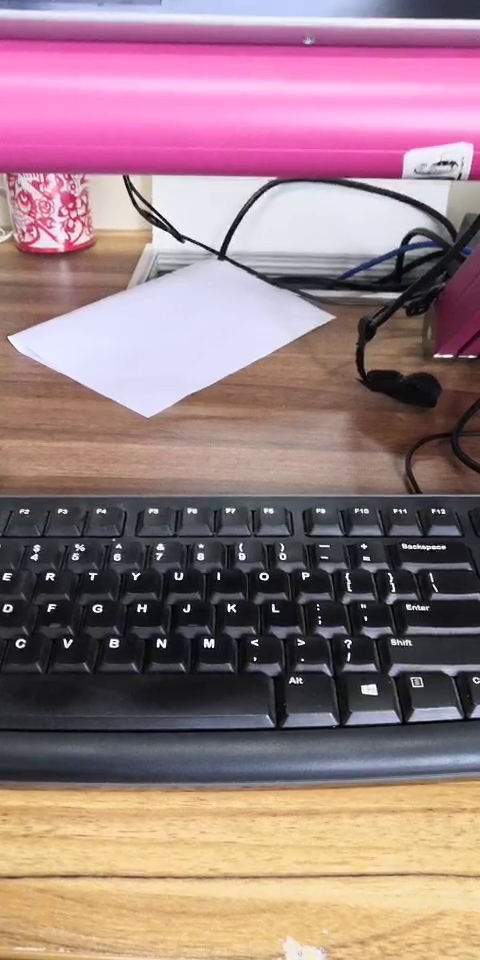
#> input picture frame 9 of my_test/demo2.mp4, 480 x 960 px
$ python '光流dis.py'
#> lines starting #> are read from the running program, lines starting #| are printed output that depends on the picture
import cv2 as cv
import numpy as np
cap = cv.VideoCapture("demo2.mp4")
# https://www.bzarg.com/p/how-a-kalman-filter-works-in-pictures/
ret, frame1 = cap.read()
#> frame1 is the input picture: shape (960, 480, 3); mean B, G, R 129.3, 125.2, 153.9
prvs = cv.cvtColor(frame1,cv.COLOR_BGR2GRAY)
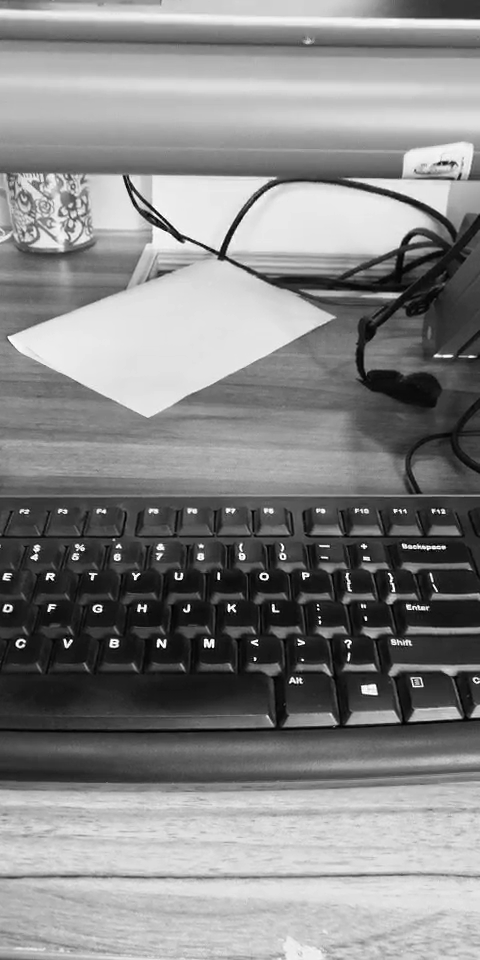
#> prvs: shape (960, 480); min 0, max 255, mean 134.2
hsv = np.zeros_like(frame1)
hsv[...,1] = 255
dis = cv.DISOpticalFlow_create(1)
while(1):
   ret, frame2 = cap.read()
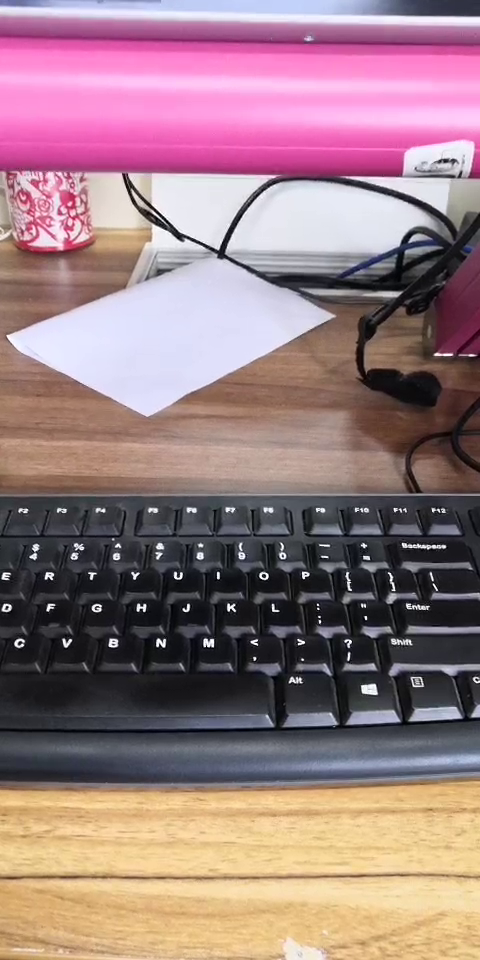
#> input picture frame 10 of my_test/demo2.mp4, 480 x 960 px
#> frame2 is the input picture: shape (960, 480, 3); mean B, G, R 129.3, 125, 153.9
   next = cv.cvtColor(frame2,cv.COLOR_BGR2GRAY)
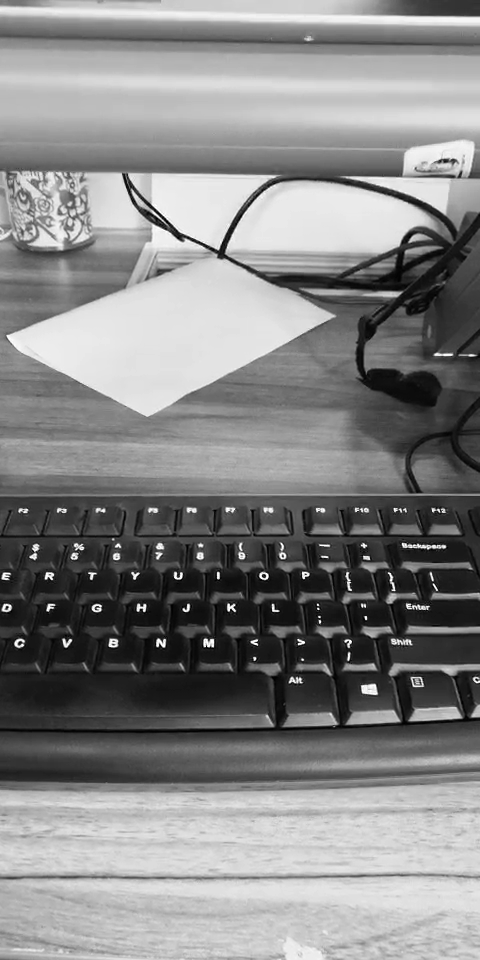
#> next: shape (960, 480); min 0, max 255, mean 134.1
   flow = dis.calc(prvs,next, None,)
   # flow = cv.calcOpticalFlowFarneback(prvs,next, None, 0.5, 3, 15, 3, 5, 1.2, 0)
   mag, ang = cv.cartToPolar(flow[...,0], flow[...,1])
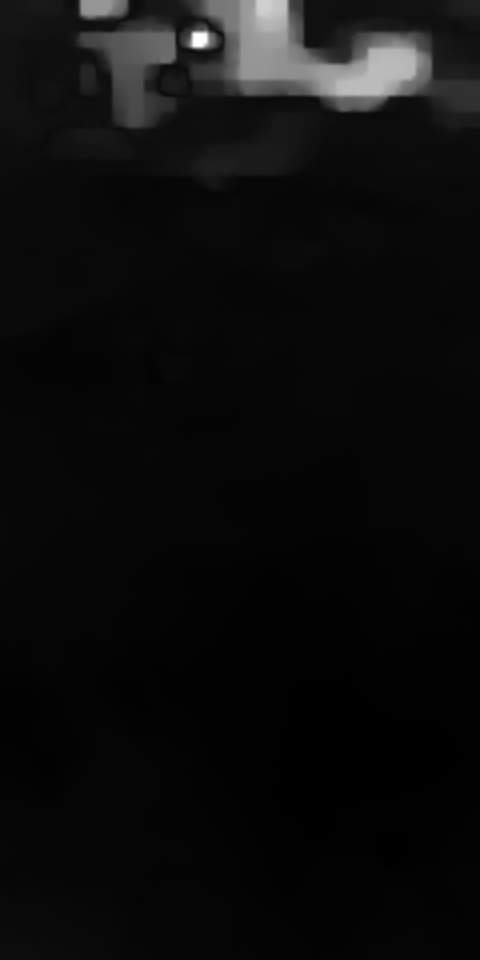
#> mag: shape (960, 480) float32; min 0.000779, max 45.08, mean 2.3; drawn with min black and max white
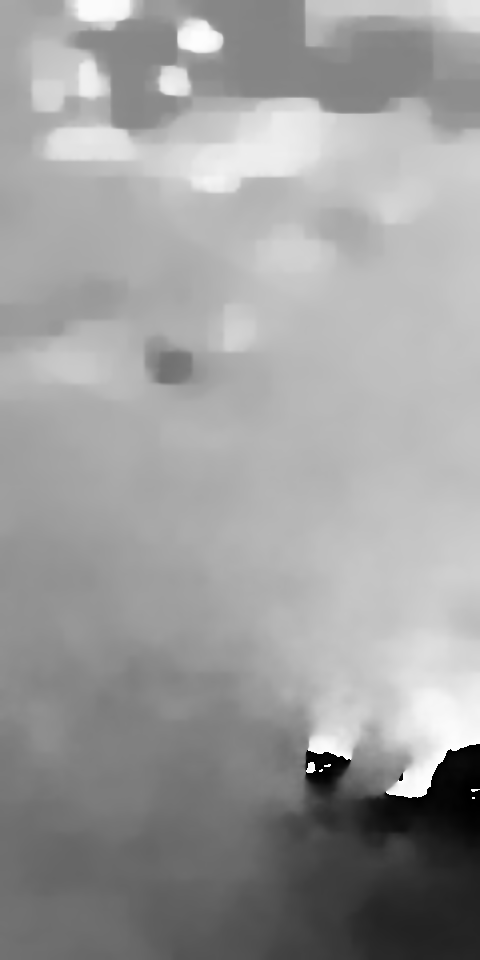
#> ang: shape (960, 480) float32; min 2.24e-05, max 6.28, mean 3.88; drawn with min black and max white
   hsv[...,0] = ang*180/np.pi/2
   hsv[...,2] = cv.normalize(mag,None,0,255,cv.NORM_MINMAX)
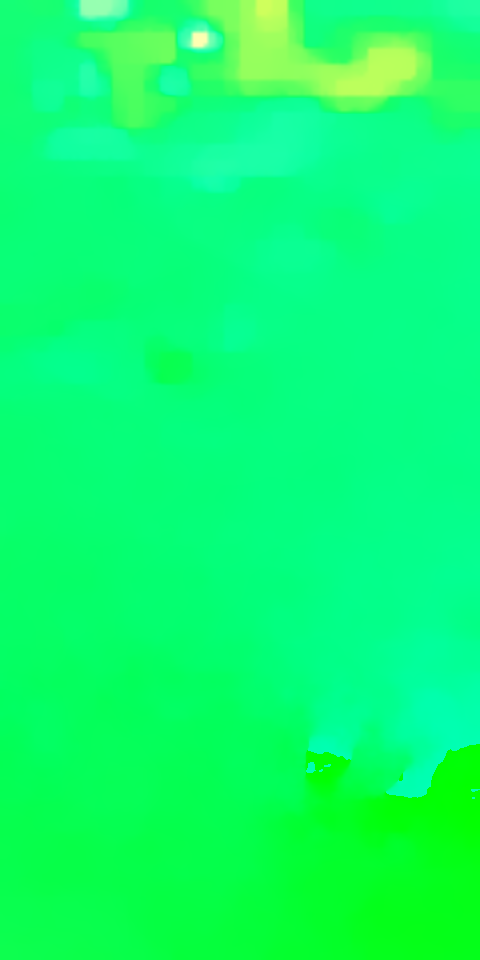
#> hsv: shape (960, 480, 3); mean of channels 0, 1, 2 110.6, 255, 12.5; drawn as B, G, R
   bgr = cv.cvtColor(hsv,cv.COLOR_HSV2BGR)
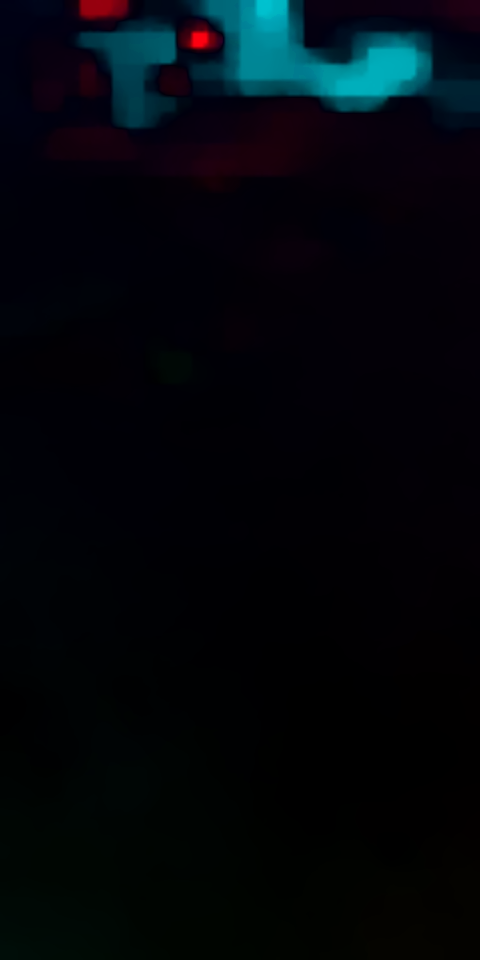
#> bgr: shape (960, 480, 3); mean B, G, R 11.2, 6.3, 2.3
   cv.imshow('result',bgr)
   cv.imshow('input', frame2)
   k = cv.waitKey(30) & 0xff
#> (key Esc is pressed here)
   if k == 27:
       break
   elif k == ord('s'):
       cv.imwrite('opticalfb.png',frame2)
       cv.imwrite('opticalhsv.png',bgr)
   prvs = next
cap.release()
cv.destroyAllWindows()

$ run again, starting later in the video
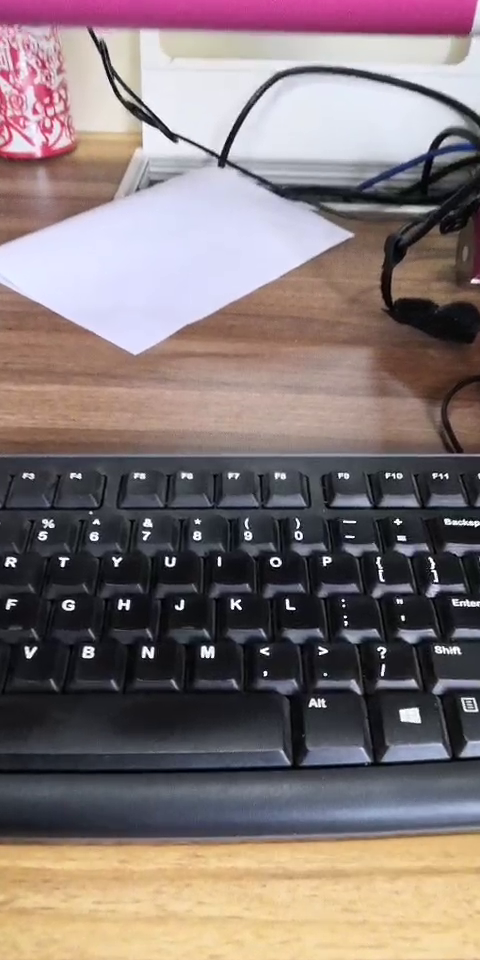
#> input picture frame 43 of my_test/demo2.mp4, 480 x 960 px
#> frame1 is the input picture: shape (960, 480, 3); mean B, G, R 118.3, 118.6, 132.2
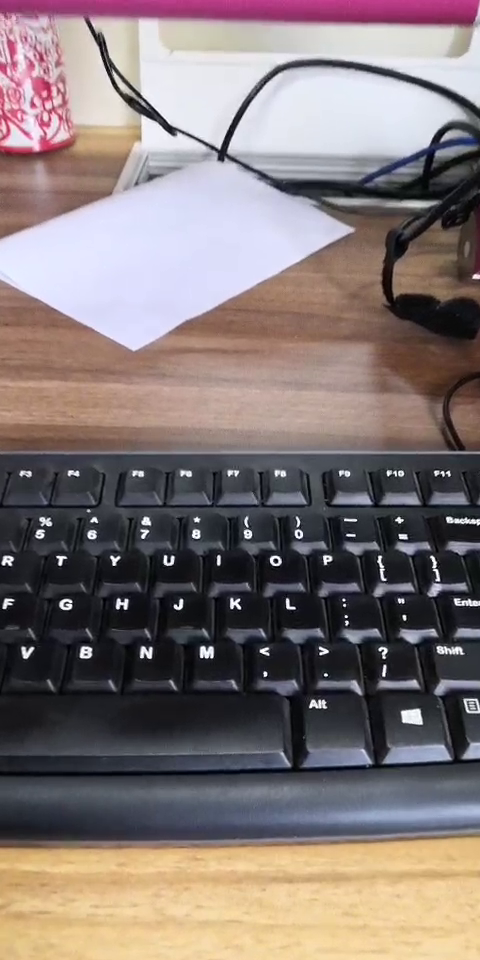
#> input picture frame 44 of my_test/demo2.mp4, 480 x 960 px
#> frame2 is the input picture: shape (960, 480, 3); mean B, G, R 118.3, 119.2, 131.3
#> `bgr = cv.cvtColor(hsv,cv.COLOR_HSV2BGR)`:
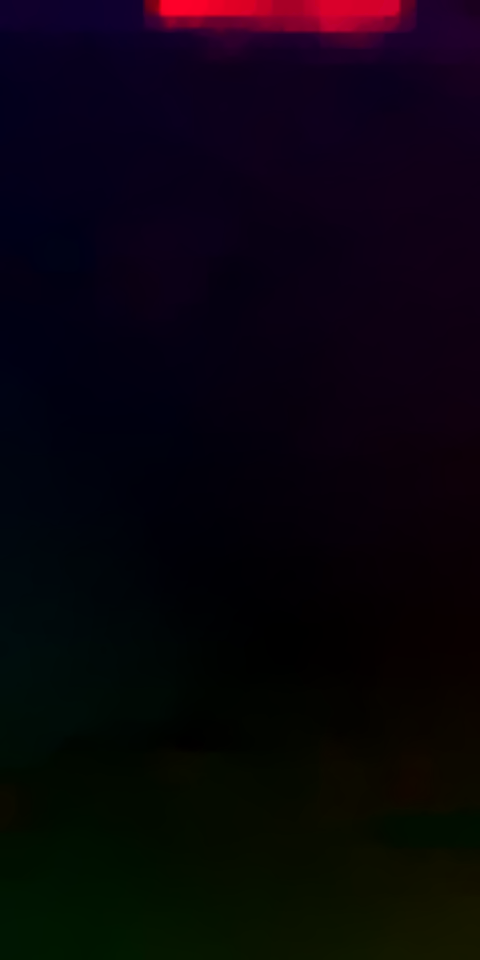
#> bgr: shape (960, 480, 3); mean B, G, R 12.9, 4.1, 9.8

$ run again, starting later in the video
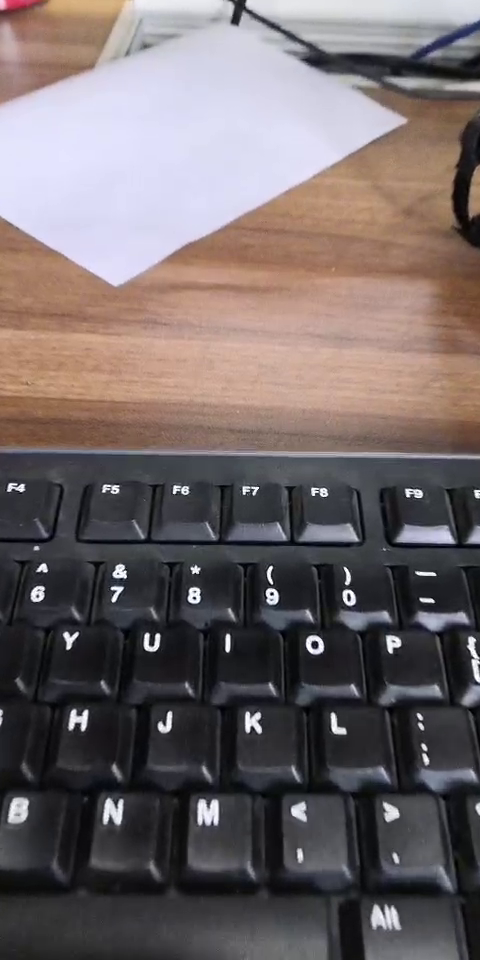
#> input picture frame 76 of my_test/demo2.mp4, 480 x 960 px
#> frame1 is the input picture: shape (960, 480, 3); mean B, G, R 103.7, 102.8, 112.4
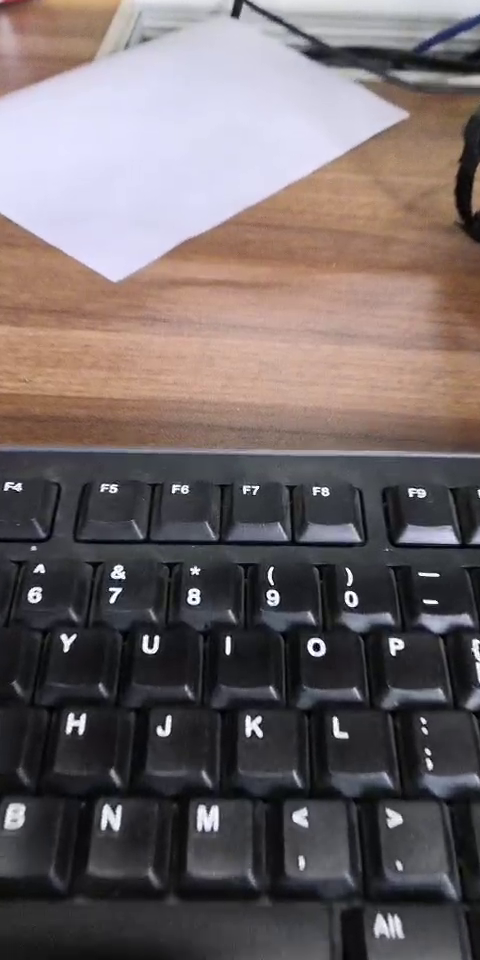
#> input picture frame 77 of my_test/demo2.mp4, 480 x 960 px
#> frame2 is the input picture: shape (960, 480, 3); mean B, G, R 102.8, 102, 111.6
#> `bgr = cv.cvtColor(hsv,cv.COLOR_HSV2BGR)`:
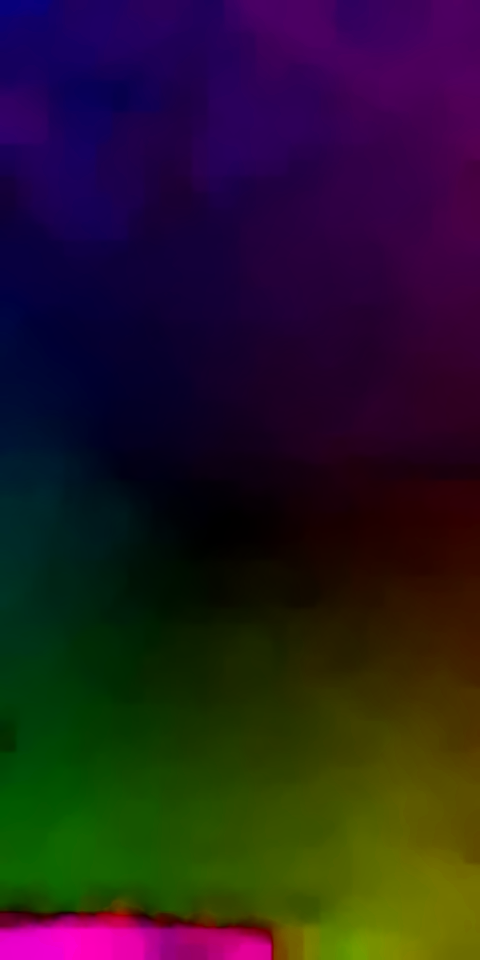
#> bgr: shape (960, 480, 3); mean B, G, R 36.5, 25.5, 38.2
